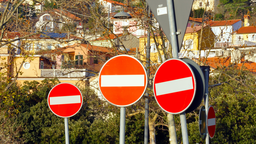
#> input picture No_entry/NoEntry6.bmp, 256 x 144 px, shrunk from 1000 x 563 before the run
$ python graph2.py   (older library calls are emulated)
#> lines starting #> are read from the running program, lines starting #| are printed output that depends on the picture
#> further down, img is the input picture: shape (144, 256, 3); mean B, G, R 73.6, 108.6, 143.6
### sobelEdgeDetection.py
import numpy as np
import cv2


class SobelEdgeDetection:
    def __init__(self, image):
        # image = cv2.cvtColor(image, cv2.COLOR_BGR2GRAY)
        self.image = image
        self.magImage = np.zeros(
            [image.shape[0], image.shape[1]], dtype=np.float32)
        self.phaseImage = np.zeros(
            [image.shape[0], image.shape[1]], dtype=np.float32)
        self.__processImg()

    def __processImg(self):
        image = self.image
        # we need to create a padded version of the input
        # or there will be border effects
        xKernelRot = np.array([[1, 0, -1], [2, 0, -2], [1, 0, -1]], dtype=np.float32)
        yKernelRot = np.array([[1, 2, 1], [0, 0, 0], [-1, -2, -1]], dtype=np.float32)
        kernelRadiusX = round((yKernelRot.shape[0] - 1) / 2)
        kernelRadiusY = round((yKernelRot.shape[1] - 1) / 2)

        paddedInput = cv2.copyMakeBorder(image,
                                         kernelRadiusX, kernelRadiusX, kernelRadiusY, kernelRadiusY,
                                         cv2.BORDER_REPLICATE)

        # now we can do the convoltion
        for i in range(0, image.shape[0]):
            for j in range(0, image.shape[1]):
                Patch = paddedInput[i:i+xKernelRot.shape[0],
                                    j:j+xKernelRot.shape[1]]
                xSum = (np.multiply(Patch, xKernelRot)).sum()
                ySum = (np.multiply(Patch, yKernelRot)).sum()

                self.magImage[i, j] = np.sqrt(xSum**2 + ySum**2)
                phaseVal = np.arctan2(ySum, xSum)
                self.phaseImage[i, j] = phaseVal * (180 / np.pi)
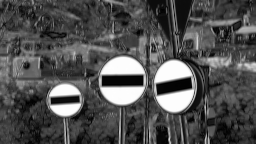
#> self.magImage: shape (144, 256) float32; min 0, max 3048, mean 975.5; drawn with min black and max white
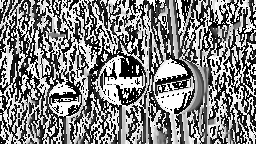
#> self.phaseImage: shape (144, 256) float32; min -180, max 180, mean 4.3; drawn with min black and max white

    def getMagnitudeImage(self):
        # magImg = cv2.convertScaleAbs(
        #     self.magImage, alpha=255/self.magImage.max())
        # # Normalize the magnitude image to 0-255
        magImg = cv2.normalize(self.magImage, None, 0, 255, cv2.NORM_MINMAX, dtype=cv2.CV_8U)
        return magImg.astype(np.uint8)

    def getPhaseImage(self):
        return self.phaseImage

### houghSpace.py
from sobelEdgeDetection import SobelEdgeDetection
import cv2
import numpy as np


class HoughSpace:
    def __init__(self, image, maxRadii=50, minRadii=5, increment=1):
        self.image = image
        self.maxRadii = maxRadii
        self.minRadii = minRadii
        self.increment = increment
        self.hough = np.zeros((*image.shape[:2], maxRadii - minRadii))

    def __GaussianBlur(self, image, size):
        # intialise the output using the input
#> called with size = 5
        blurredOutput = np.zeros(
            [image.shape[0], image.shape[1]], dtype=np.float32)
        # create the Gaussian kernel in 1D
        kX = cv2.getGaussianKernel(size, 1)
        kY = cv2.getGaussianKernel(size, 1)
        # make it 2D multiply one by the transpose of the other
        kernel = kX * kY.T

        # we need to create a padded version of the input
        # or there will be border effects
        kernelRadiusX = round((kernel.shape[0] - 1) / 2)
        kernelRadiusY = round((kernel.shape[1] - 1) / 2)

        paddedInput = cv2.copyMakeBorder(image,
                                         kernelRadiusX, kernelRadiusX, kernelRadiusY, kernelRadiusY,
                                         cv2.BORDER_REPLICATE)
#> paddedInput: shape (148, 260)

        # now we can do the convoltion
        for i in range(0, image.shape[0]):
            for j in range(0, image.shape[1]):
                patch = paddedInput[i:i+kernel.shape[0], j:j+kernel.shape[1]]
                total = (np.multiply(patch, kernel)).sum()
                # set the output value as the sum of the convolution
                blurredOutput[i, j] = total
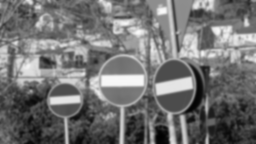
#> blurredOutput: shape (144, 256) float32; min 1.74, max 249.1, mean 115.1

        return blurredOutput

    def generateHough(self, T=100):
        # get binary edge
        gray = cv2.cvtColor(self.image, cv2.COLOR_BGR2GRAY)
        blur = self.__GaussianBlur(gray, 5)
        edges = SobelEdgeDetection(blur)
#> after the loop in __processImg (call 2), `for i in range(0, image.shape[0]):`:
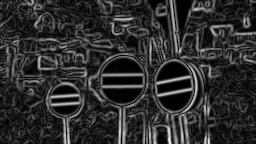
#> self.magImage: shape (144, 256) float32; min 0, max 537.6, mean 97.5; drawn with min black and max white
#> after the loop in __processImg (call 2), `for i in range(0, image.shape[0]):`:
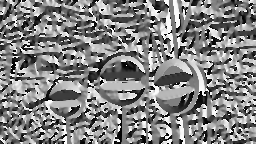
#> self.phaseImage: shape (144, 256) float32; min -180, max 180, mean 4.7; drawn with min black and max white
        ret, binaryEdge = cv2.threshold(
            edges.getMagnitudeImage(), T, 255, cv2.THRESH_BINARY)
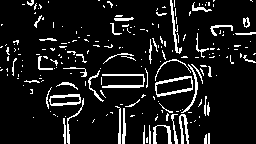
#> binaryEdge: shape (144, 256); 10.2% white in thin lines or dots
#> ret = 100
        # get phaseImage
        phaseImage = edges.getPhaseImage()

        edgePoints = np.argwhere(binaryEdge > 0)
#> edgePoints = 3750 pairs, first value 0 to 143, second value 0 to 255
        for y, x in edgePoints:
            r = 0
            angle = np.radians(phaseImage[y][x])
            while r < self.maxRadii - self.minRadii:
                rad = self.minRadii + r
                xRad = int(rad * np.cos(angle))
                yRad = int(rad * np.sin(angle))
                b = x - xRad
                a = y - yRad
                if (a >= 0 and a < self.hough.shape[0] and b >= 0 and b < self.hough.shape[1]):
                    self.hough[a, b, r] += 1
                b = x + xRad
                a = y + yRad
                if (a >= 0 and a < self.hough.shape[0] and b >= 0 and b < self.hough.shape[1]):
                    self.hough[a, b, r] += 1
                r += self.increment
#> this loop made 3750 passes
#> (y, x, angle) on passes 1 to 3: (0, 31, -0.259), (0, 32, -0.227), (0, 33, -0.23)

    # [22 lines left out: functions drawCircles, getBoxes, not called in this run]

### graph2.py
import pandas as pd
import seaborn as sns
from houghSpace import HoughSpace
from sobelEdgeDetection import SobelEdgeDetection
import matplotlib.pyplot as plt
import numpy as np
import cv2
import matplotlib.animation as animation
from mpl_toolkits.mplot3d import Axes3D

imageName = "./No_entry/NoEntry6.bmp"
img = cv2.imread(imageName)
sobel = SobelEdgeDetection(img)
houghCirc = HoughSpace(img, minRadii=6, maxRadii=107, increment=1)
houghCirc.generateHough(T=100)

matrix = houghCirc.hough
# x = data[:, 0]
# y = data[:, 1]
# z = data[:, 2]

# Assume hough_3d is your 3D Hough Space with shape (height, width, num_radii)
# Compress to 2D by summing over the radius dimension
hough_2d_sum = np.sum(matrix, axis=2)

# Alternatively, compress using the maximum value across radii
hough_2d_max = np.max(matrix, axis=2)

# Visualize the 2D Hough Space
plt.imshow(hough_2d_sum, cmap='hot', interpolation='nearest')
plt.title('2D Hough Space (Summed Across Radii)')
plt.colorbar(label='Votes')
plt.show()
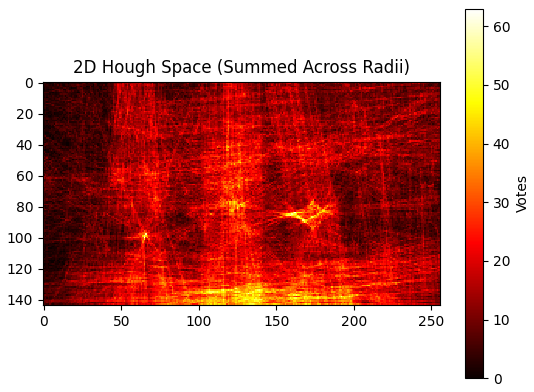
#> figure drawn by matplotlib, 2 panels

$ run again, with No_entry/NoEntry0.bmp copied over No_entry/NoEntry6.bmp
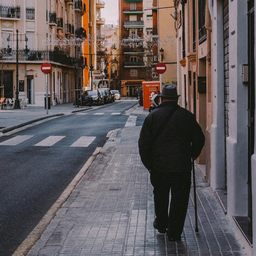
#> input picture No_entry/NoEntry0.bmp, 256 x 256 px, shrunk from 1000 x 1000 before the run
#> img is the input picture: shape (256, 256, 3); mean B, G, R 91.5, 90.2, 97.8
#> in generateHough, `ret, binaryEdge = cv2.threshold( edges.getMagnitudeImage(), T, 255, cv..`:
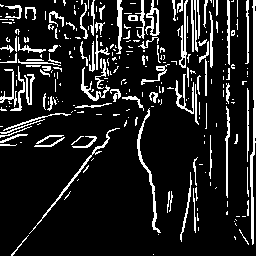
#> binaryEdge: shape (256, 256); 13.3% white in thin lines or dots
#> ret = 100
#> edgePoints = 8692 pairs, first value 0 to 255, second value 0 to 255
#> the loop in generateHough, `for y, x in edgePoints:` made 8692 passes
#> (y, x, angle) on passes 1 to 3: (0, 54, -0.0566), (0, 55, -0.0369), (0, 63, -0.0094)
#> `plt.show()`:
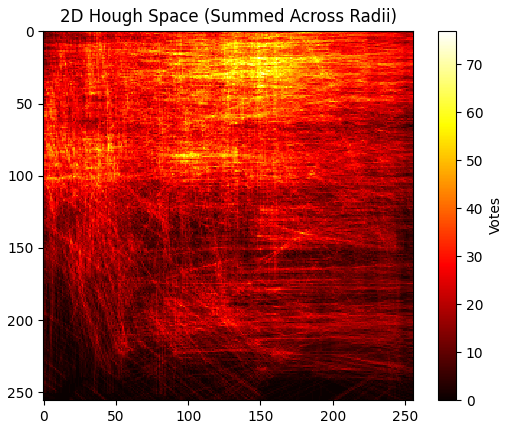
#> figure drawn by matplotlib, 2 panels

$ run again, with No_entry/NoEntry1.bmp copied over No_entry/NoEntry6.bmp
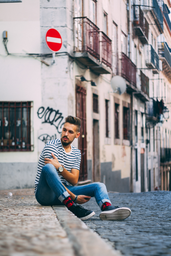
#> input picture No_entry/NoEntry1.bmp, 171 x 256 px, shrunk from 667 x 1000 before the run
#> img is the input picture: shape (256, 171, 3); mean B, G, R 150.6, 146.8, 149.7
#> in generateHough, `ret, binaryEdge = cv2.threshold( edges.getMagnitudeImage(), T, 255, cv..`:
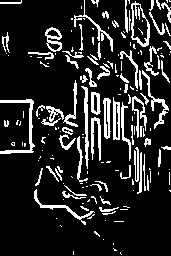
#> binaryEdge: shape (256, 171); 15% white in thin lines or dots
#> ret = 100
#> edgePoints = 6549 pairs, first value 0 to 254, second value 0 to 170
#> the loop in generateHough, `for y, x in edgePoints:` made 6549 passes
#> (y, x, angle) on passes 1 to 3: (0, 21, 2.99), (0, 84, -3.14), (0, 91, -0.299)
#> `plt.show()`:
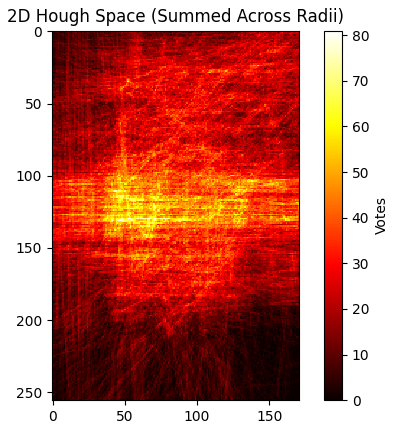
#> figure drawn by matplotlib, 2 panels

$ run again, with No_entry/NoEntry10.bmp copied over No_entry/NoEntry6.bmp
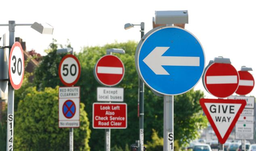
#> input picture No_entry/NoEntry10.bmp, 256 x 151 px, shrunk from 634 x 374 before the run
#> img is the input picture: shape (151, 256, 3); mean B, G, R 145, 151.3, 148.2
#> binaryEdge: shape (151, 256); 14% white in thin lines or dots
#> ret = 100
#> edgePoints = 5423 pairs, first value 9 to 150, second value 0 to 255
#> the loop in generateHough, `for y, x in edgePoints:` made 5423 passes
#> (y, x, angle) on passes 1 to 3: (9, 185, 1.57), (10, 157, 1.48), (10, 158, 1.53)
#> `plt.show()`:
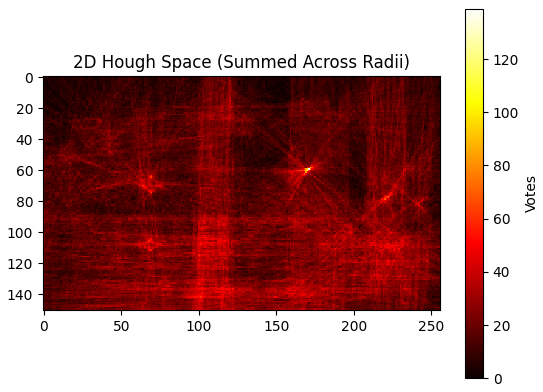
#> figure drawn by matplotlib, 2 panels
